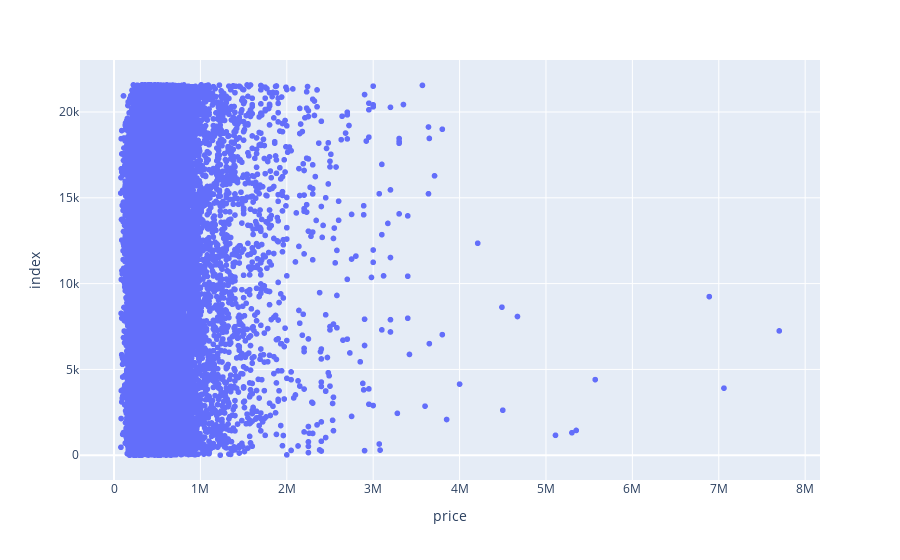

Notebook code for this chart:
### Markdown cell above
#### Price Distribution

### Code cell
px.scatter(Housing,'price')

### Figure 1 — Plotly figure (JSON) as saved in the notebook; plotly's stock layout.template omitted (floating-point values rounded to 4 significant figures; data arrays with more than 128 entries replaced by an {"elided": "..."} marker saying what was removed)
{"data": [{"hovertemplate": "price=%{x}<br>index=%{y}<extra></extra>", "legendgroup": "", "marker": {"color": "#636efa", "symbol": "circle"}, "mode": "markers", "name": "", "showlegend": false, "type": "scattergl", "x": {"elided": "21587 int values"}, "xaxis": "x", "y": {"elided": "21587 int values"}, "yaxis": "y"}], "layout": {"legend": {"tracegroupgap": 0}, "margin": {"t": 60}, "xaxis": {"anchor": "y", "domain": [0, 1], "title": {"text": "price"}}, "yaxis": {"anchor": "x", "domain": [0, 1], "title": {"text": "index"}}}}
